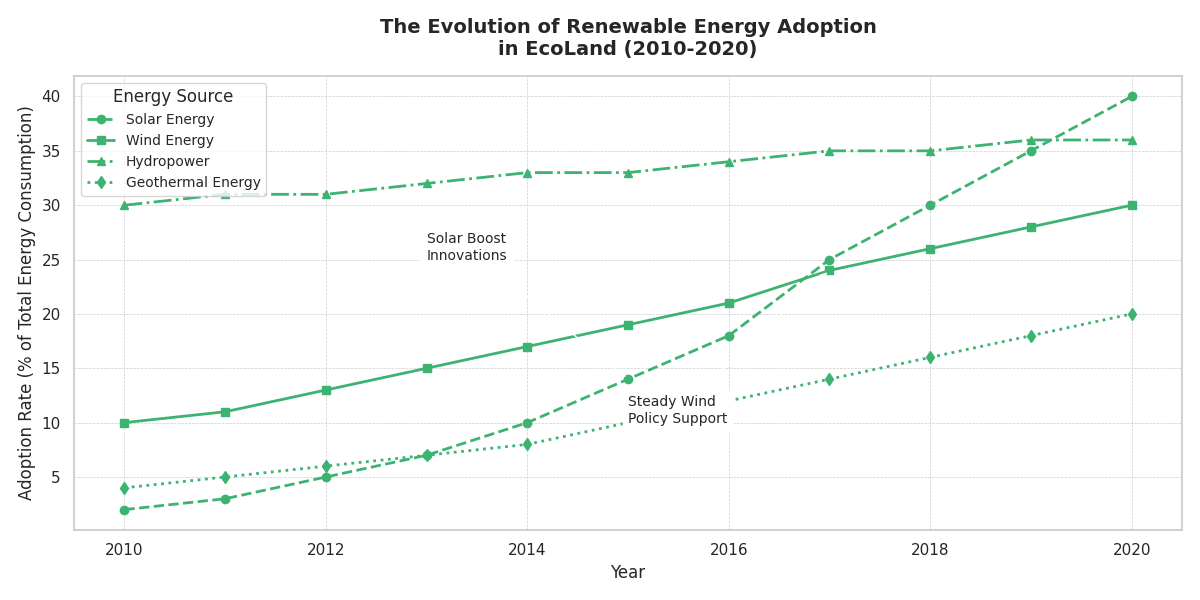

This chart was generated by the following Python code:
import matplotlib.pyplot as plt
import numpy as np

years = np.arange(2010, 2021)

solar_adoption = [2, 3, 5, 7, 10, 14, 18, 25, 30, 35, 40]
wind_adoption = [10, 11, 13, 15, 17, 19, 21, 24, 26, 28, 30]
hydro_adoption = [30, 31, 31, 32, 33, 33, 34, 35, 35, 36, 36]
geothermal_adoption = [4, 5, 6, 7, 8, 10, 12, 14, 16, 18, 20]

plt.figure(figsize=(12, 6))

# Apply a single color to all data groups
common_color = 'mediumseagreen'

plt.plot(years, solar_adoption, label='Solar Energy', color=common_color, linestyle='--', marker='o', linewidth=2)
plt.plot(years, wind_adoption, label='Wind Energy', color=common_color, linestyle='-', marker='s', linewidth=2)
plt.plot(years, hydro_adoption, label='Hydropower', color=common_color, linestyle='-.', marker='^', linewidth=2)
plt.plot(years, geothermal_adoption, label='Geothermal Energy', color=common_color, linestyle=':', marker='d', linewidth=2)

plt.title('The Evolution of Renewable Energy Adoption\nin EcoLand (2010-2020)', fontsize=14, fontweight='bold', pad=15)
plt.xlabel('Year', fontsize=12)
plt.ylabel('Adoption Rate (% of Total Energy Consumption)', fontsize=12)

plt.legend(title="Energy Source", loc='upper left', fontsize=10)
plt.grid(True, which='both', linestyle='--', linewidth=0.5)

plt.annotate('Solar Boost\nInnovations', xy=(2015, 14), xytext=(2013, 25),
             arrowprops=dict(facecolor='black', arrowstyle='->'),
             fontsize=10, backgroundcolor='w')

plt.annotate('Steady Wind\nPolicy Support', xy=(2017, 24), xytext=(2015, 10),
             arrowprops=dict(facecolor='black', arrowstyle='->'),
             fontsize=10, backgroundcolor='w')

plt.tight_layout()
plt.show()
